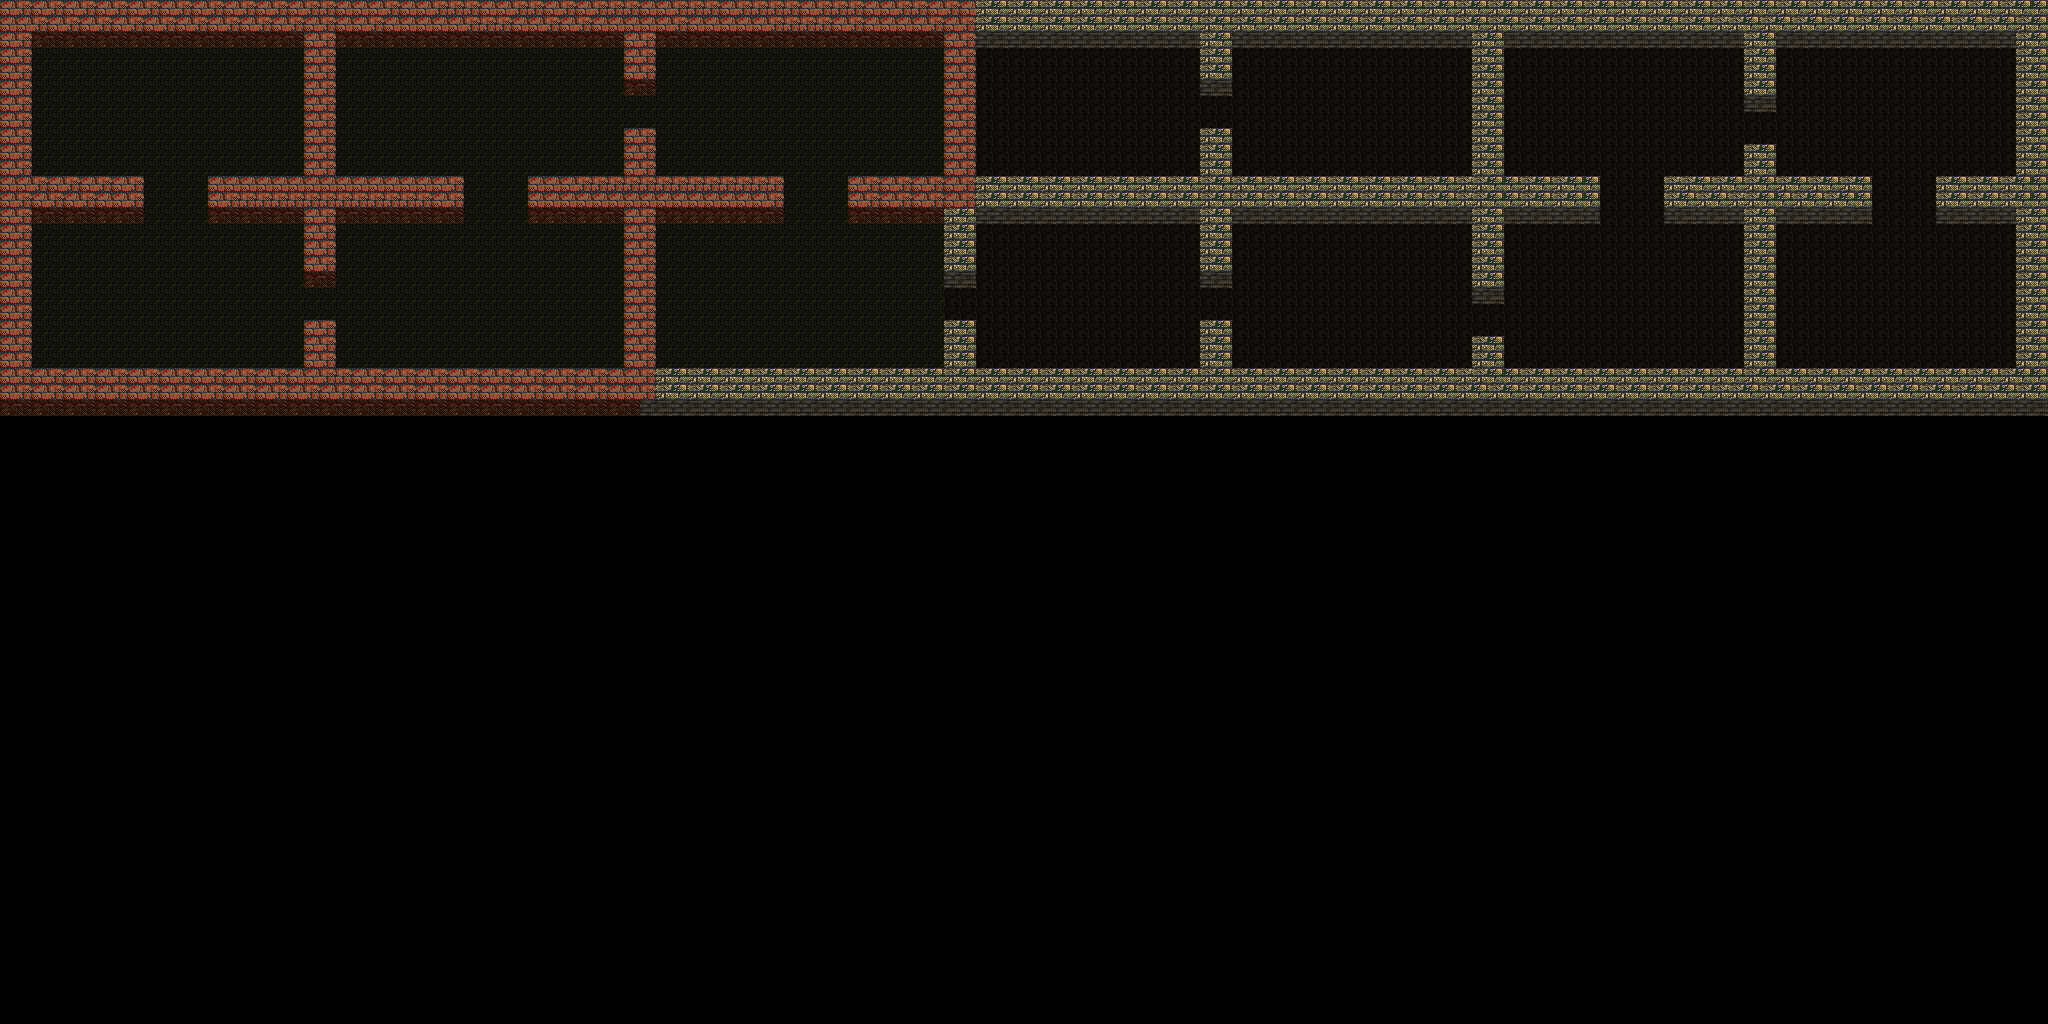

A level layout from a 2D game, rendered from its tile map. Below: a short description, then the map file with tile-grid data replaced by summaries:
An orthogonal 128x64 tile map with 16x16 px tiles, 1 tile layer (Tile Layer 1).

<map version="1.0" orientation="orthogonal" width="128" height="64" tilewidth="16" tileheight="16" backgroundcolor="#000000">
 <tileset firstgid="1" name="sl2" tilewidth="16" tileheight="16">
  <image source="sl2.png" trans="000000" width="256" height="256" />
 </tileset>
 <layer name="Tile Layer 1" width="128" height="64">
  <data>[8192 cells, 8192 non-empty, 11 distinct tile ids]</data>
 </layer>
</map>